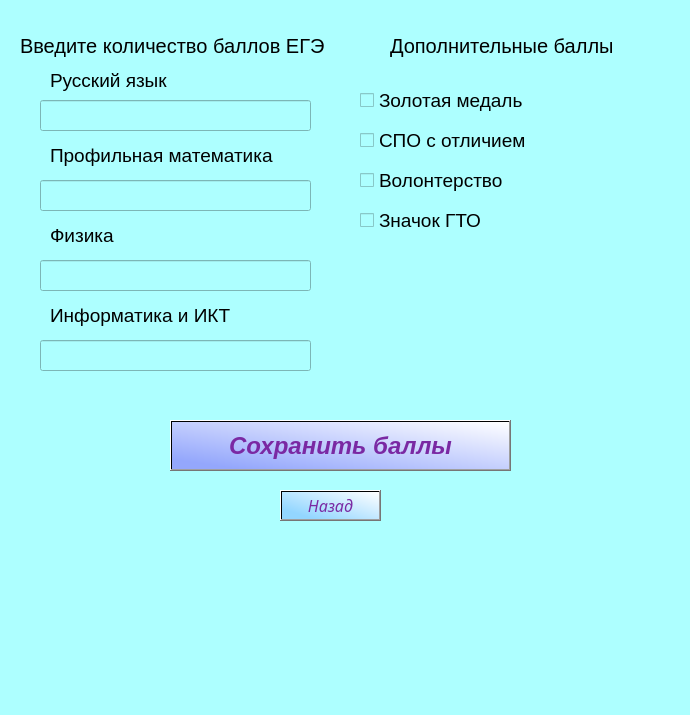
<?xml version="1.0" encoding="UTF-8"?>
<ui version="4.0">
 <class>Form</class>
 <widget class="QWidget" name="Form">
  <property name="geometry">
   <rect>
    <x>0</x>
    <y>0</y>
    <width>690</width>
    <height>715</height>
   </rect>
  </property>
  <property name="windowTitle">
   <string>Form</string>
  </property>
  <property name="styleSheet">
   <string notr="true">background-color: rgb(173, 255, 255);
</string>
  </property>
  <widget class="QLineEdit" name="rus">
   <property name="geometry">
    <rect>
     <x>40</x>
     <y>100</y>
     <width>271</width>
     <height>31</height>
    </rect>
   </property>
   <property name="font">
    <font>
     <pointsize>15</pointsize>
    </font>
   </property>
  </widget>
  <widget class="QLabel" name="label">
   <property name="geometry">
    <rect>
     <x>20</x>
     <y>30</y>
     <width>331</width>
     <height>31</height>
    </rect>
   </property>
   <property name="font">
    <font>
     <pointsize>15</pointsize>
    </font>
   </property>
   <property name="text">
    <string>Введите количество баллов ЕГЭ</string>
   </property>
  </widget>
  <widget class="QLabel" name="russian">
   <property name="geometry">
    <rect>
     <x>50</x>
     <y>70</y>
     <width>151</width>
     <height>21</height>
    </rect>
   </property>
   <property name="font">
    <font>
     <pointsize>14</pointsize>
    </font>
   </property>
   <property name="text">
    <string>Русский язык</string>
   </property>
  </widget>
  <widget class="QLabel" name="matem">
   <property name="geometry">
    <rect>
     <x>50</x>
     <y>140</y>
     <width>241</width>
     <height>31</height>
    </rect>
   </property>
   <property name="font">
    <font>
     <pointsize>14</pointsize>
    </font>
   </property>
   <property name="text">
    <string>Профильная математика</string>
   </property>
  </widget>
  <widget class="QLineEdit" name="matem_2">
   <property name="geometry">
    <rect>
     <x>40</x>
     <y>180</y>
     <width>271</width>
     <height>31</height>
    </rect>
   </property>
   <property name="font">
    <font>
     <pointsize>15</pointsize>
    </font>
   </property>
  </widget>
  <widget class="QLabel" name="fizika">
   <property name="geometry">
    <rect>
     <x>50</x>
     <y>220</y>
     <width>241</width>
     <height>31</height>
    </rect>
   </property>
   <property name="font">
    <font>
     <pointsize>14</pointsize>
    </font>
   </property>
   <property name="text">
    <string>Физика</string>
   </property>
  </widget>
  <widget class="QLineEdit" name="fizika_2">
   <property name="geometry">
    <rect>
     <x>40</x>
     <y>260</y>
     <width>271</width>
     <height>31</height>
    </rect>
   </property>
   <property name="font">
    <font>
     <pointsize>15</pointsize>
    </font>
   </property>
  </widget>
  <widget class="QLineEdit" name="infor">
   <property name="geometry">
    <rect>
     <x>40</x>
     <y>340</y>
     <width>271</width>
     <height>31</height>
    </rect>
   </property>
   <property name="font">
    <font>
     <pointsize>15</pointsize>
    </font>
   </property>
  </widget>
  <widget class="QLabel" name="imforatik">
   <property name="geometry">
    <rect>
     <x>50</x>
     <y>300</y>
     <width>241</width>
     <height>31</height>
    </rect>
   </property>
   <property name="font">
    <font>
     <pointsize>14</pointsize>
    </font>
   </property>
   <property name="text">
    <string>Информатика и ИКТ</string>
   </property>
  </widget>
  <widget class="QLabel" name="label_7">
   <property name="geometry">
    <rect>
     <x>390</x>
     <y>30</y>
     <width>261</width>
     <height>31</height>
    </rect>
   </property>
   <property name="font">
    <font>
     <pointsize>15</pointsize>
    </font>
   </property>
   <property name="text">
    <string>Дополнительные баллы</string>
   </property>
  </widget>
  <widget class="QCheckBox" name="medal">
   <property name="geometry">
    <rect>
     <x>360</x>
     <y>80</y>
     <width>231</width>
     <height>41</height>
    </rect>
   </property>
   <property name="font">
    <font>
     <pointsize>14</pointsize>
    </font>
   </property>
   <property name="text">
    <string>Золотая медаль</string>
   </property>
  </widget>
  <widget class="QCheckBox" name="SPO">
   <property name="geometry">
    <rect>
     <x>360</x>
     <y>120</y>
     <width>231</width>
     <height>41</height>
    </rect>
   </property>
   <property name="font">
    <font>
     <pointsize>14</pointsize>
    </font>
   </property>
   <property name="text">
    <string>СПО с отличием</string>
   </property>
  </widget>
  <widget class="QCheckBox" name="Volonter">
   <property name="geometry">
    <rect>
     <x>360</x>
     <y>160</y>
     <width>231</width>
     <height>41</height>
    </rect>
   </property>
   <property name="font">
    <font>
     <pointsize>14</pointsize>
    </font>
   </property>
   <property name="text">
    <string>Волонтерство</string>
   </property>
  </widget>
  <widget class="QCheckBox" name="G">
   <property name="geometry">
    <rect>
     <x>360</x>
     <y>200</y>
     <width>231</width>
     <height>41</height>
    </rect>
   </property>
   <property name="font">
    <font>
     <pointsize>14</pointsize>
    </font>
   </property>
   <property name="text">
    <string>Значок ГТО</string>
   </property>
  </widget>
  <widget class="QPushButton" name="nazad">
   <property name="geometry">
    <rect>
     <x>280</x>
     <y>490</y>
     <width>101</width>
     <height>31</height>
    </rect>
   </property>
   <property name="font">
    <font>
     <family>Nightclub BTN</family>
     <pointsize>12</pointsize>
     <weight>50</weight>
     <italic>true</italic>
     <bold>false</bold>
    </font>
   </property>
   <property name="styleSheet">
    <string notr="true">background-color: qlineargradient(spread:pad, x1:0, y1:0.875, x2:1, y2:0, stop:0.125 rgba(147, 214, 255, 255), stop:1 rgba(255, 255, 255, 255));
color: rgb(122, 41, 163);</string>
   </property>
   <property name="text">
    <string>Назад</string>
   </property>
  </widget>
  <widget class="QPushButton" name="chet">
   <property name="geometry">
    <rect>
     <x>170</x>
     <y>420</y>
     <width>341</width>
     <height>51</height>
    </rect>
   </property>
   <property name="font">
    <font>
     <pointsize>18</pointsize>
     <weight>75</weight>
     <italic>true</italic>
     <bold>true</bold>
    </font>
   </property>
   <property name="styleSheet">
    <string notr="true">background-color: qlineargradient(spread:reflect, x1:0.04, y1:0.92, x2:1, y2:0, stop:0.0451977 rgba(148, 167, 252, 255), stop:1 rgba(255, 255, 255, 255));
color: rgb(122, 41, 163);</string>
   </property>
   <property name="text">
    <string>Сохранить баллы</string>
   </property>
  </widget>
 </widget>
 <resources/>
 <connections/>
</ui>
